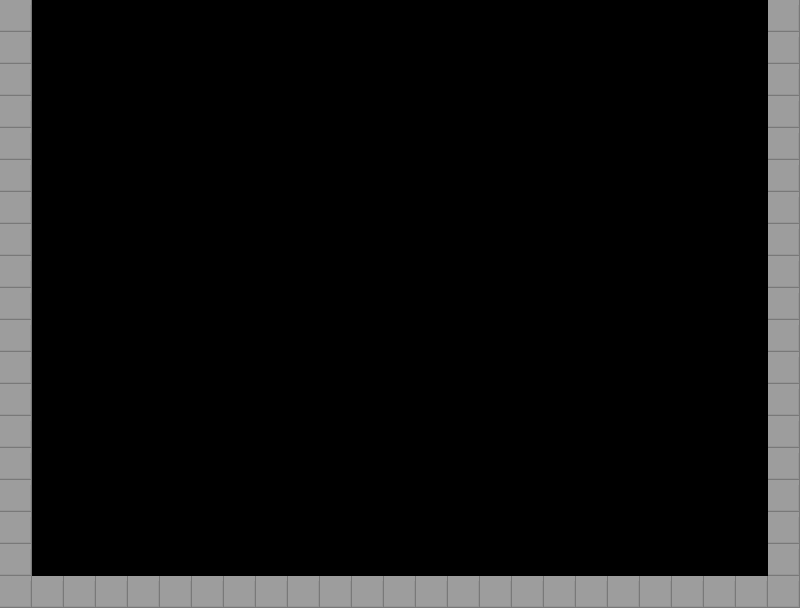

A 2D game scene composited from a Tiled map and its tileset images. What follows is a short description and the map's XML, with each tile layer's data collapsed to a summary:
An orthogonal 25x19 tile map with 32x32 px tiles, 1 tile layer (Tile Layer 1).

<map version="1.0" orientation="orthogonal" width="25" height="19" tilewidth="32" tileheight="32">
 <tileset firstgid="1" name="basic" tilewidth="32" tileheight="32">
  <image source="../server/game/assets/better-basic-tile.png" width="32" height="32" />
 </tileset>
 <layer name="Tile Layer 1" width="25" height="19">
  <data>[475 cells, 61 non-empty, 1 distinct tile ids]</data>
 </layer>
</map>
